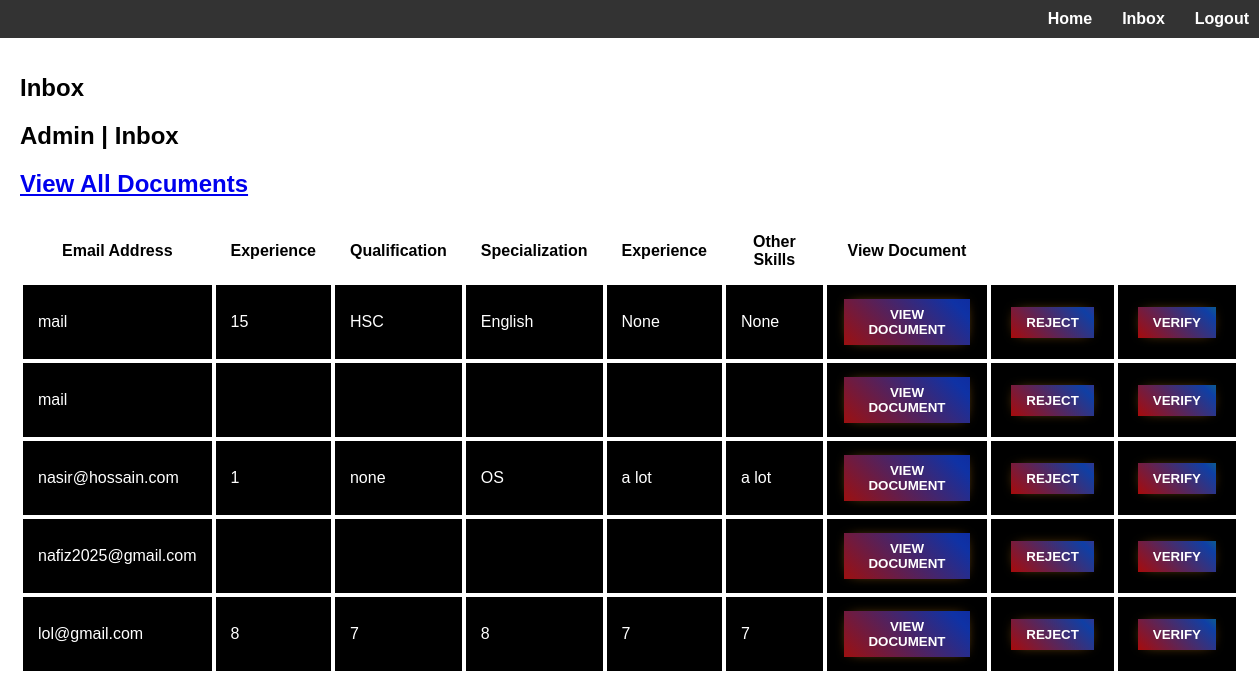
The app's page /inboxAdmin.php (signed in), older data.
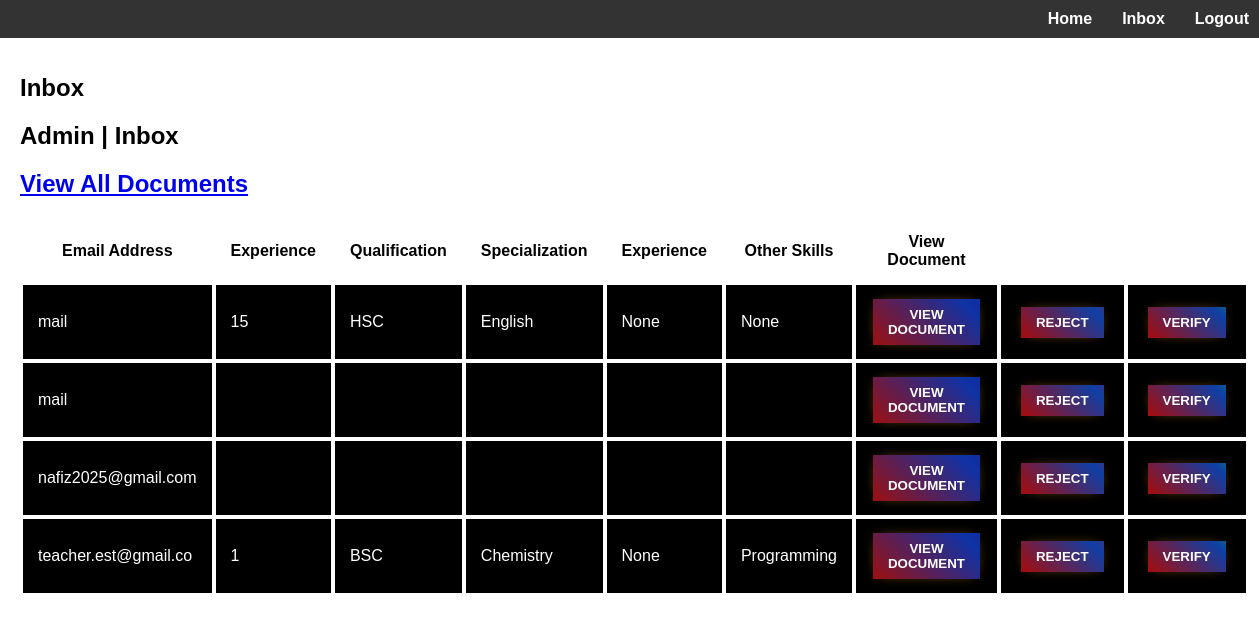
The same page, newer data.
### tables this page shows
CREATE TABLE `verification` (
  `experience` varchar(20) DEFAULT NULL,
  `qualification` varchar(300) DEFAULT NULL,
  `specialization` varchar(300) DEFAULT NULL,
  `prevExp` varchar(300) DEFAULT NULL,
  `other` varchar(300) DEFAULT NULL,
  `pdf` varchar(300) DEFAULT NULL,
  `mail` varchar(20) NOT NULL
);

### inboxAdmin.php (the view, shortened to what this page needs)
<?php
include('connect.php');
?>
<!DOCTYPE html>
<html>
<head>
</head>
<body>
    <?php
        if($_SESSION['adminID'] != NULL){
    ?>
    <div class="navbar">
        <ul>
            <li><a href="adminProfile.php">Home</a></li>
            <li><a href="inboxAdmin.php">Inbox</a></li>
            <li><a href="index.php">Logout</a></li>
        </ul>
    </div>
    <div class="container">
        <h1 class="title">Inbox</h1>
        <h1 class="title">Admin | Inbox</h1>
        <h1 class="title"><a href="display_pdf.php">View All Documents</a></h1>
        <ul class="notice-list">
            <table class="zigzag" id="tabl">
                <thead>
                <tbody>
                    <tr>
                        <th class="headr"><b>Email Address</b></th>
                        <th class="headr"><b>Experience</b></th>
                        <th class="headr"><b>Qualification</b></th>
                        <th class="headr"><b>Specialization</b></th>
                        <th class="headr"><b>Experience</b></th>
                        <th class="headr"><b>Other Skills</b></th>
                        <th class="headr"><b>View Document</b></th>
                        <th class="headr"><b></b></th>
                        <th class="headr"><b></b></th>
                    </tr>
                    </thead>
                    <?php
                      $query = "SELECT * FROM verification WHERE 1";
                      $result = $conn->query($query);
                      if ($result->num_rows > 0) {
                      while($row = $result->fetch_assoc()) {
                ?>
                    <div class="content">
                        <tr>
                            <td><?php echo $row["mail"]; ?></td>
                            <td><?php echo $row["experience"]; ?></td>
                            <td><?php echo $row["qualification"]; ?></td>
                            <td><?php echo $row["specialization"]; ?></td>
                            <td><?php echo $row["prevExp"]; ?></td>
                            <td><?php echo $row["other"]; ?></td>
                            <td>
                                <form method="post" action="display_pdf.php">
                                    <button id="button-86" type="submit">View Document</button>
                                </form>
                            </td>
                            <td>
                                <form method="post" action="viewTeacher.php">
                                    <button id="button-87" type="submit">Reject</button>
                                </form>
                            </td>
                            <td>
                                <form method="post" action="inboxAdmin.php">
                                    <button id="button-88" type="submit">Verify</button>
                                </form>
                            </td>
                        </tr>
                        <?php
                        }
                        }
                    ?>
                    </div>
            </table>
        </ul>
    </div>
    <?php
        }
    ?>
</body>
</body>
</html>

Row changes from the older to the newer data that the page shows:
removed verification: mail "nasir@hossain.com", experience "1", qualification "none", specialization "OS", prevExp "a lot", other "a lot"
removed verification: mail "lol@gmail.com", experience "8", qualification "7", specialization "8", prevExp "7", other "7"
added verification: mail "teacher.est@gmail.co", experience "1", qualification "BSC", specialization "Chemistry", prevExp "None", other "Programming"
